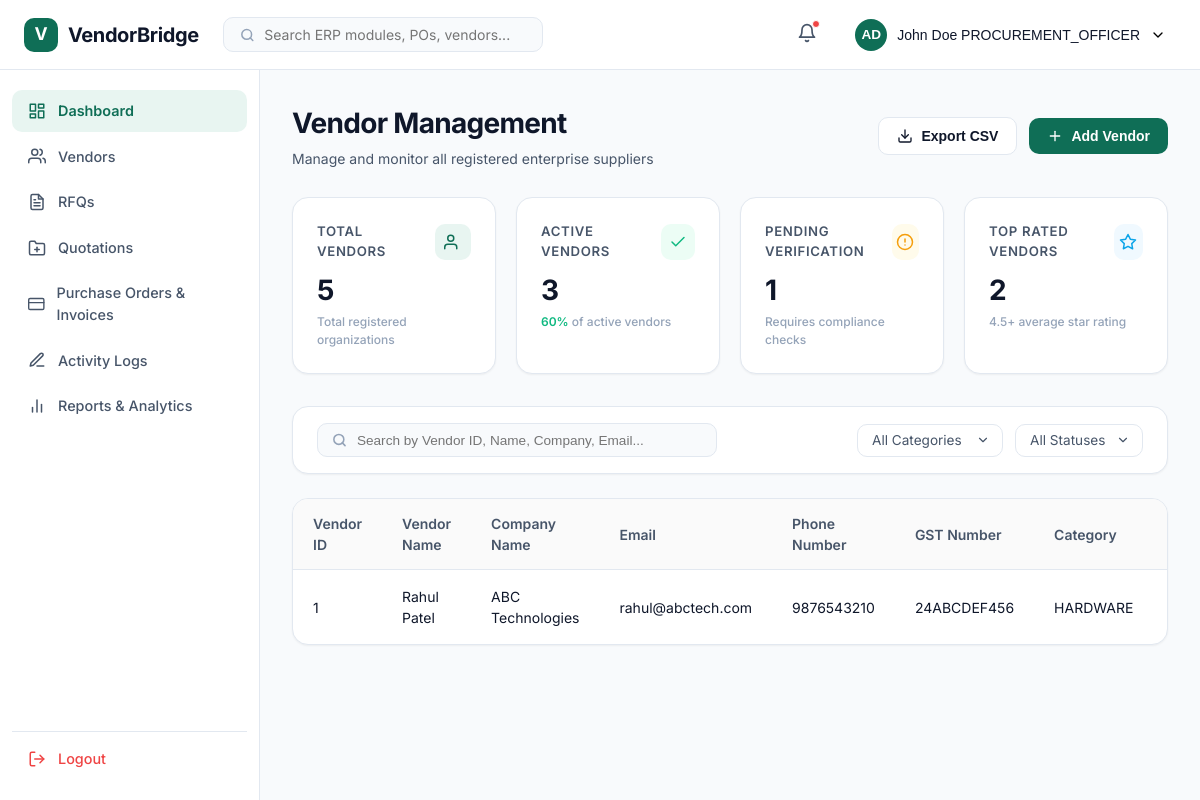
The app's page /vendors/ (signed in) with its own data.
### apps/accounts/models.py (models this page shows, shortened)
class User(AbstractUser):
    username = None
    email = models.EmailField(unique=True)
    role = models.CharField(
        max_length=30,
        choices=UserRole.choices,
        default=UserRole.ADMIN
    )
    status = models.CharField(
        max_length=20,
        choices=UserStatus.choices,
        default=UserStatus.ACTIVE
    )
    USERNAME_FIELD = "email"
    REQUIRED_FIELDS = []
    objects = UserManager()

### apps/vendors/models.py (models this page shows, shortened)
class Vendor(BaseModel):
    user = models.OneToOneField(
        settings.AUTH_USER_MODEL,
        on_delete=models.CASCADE,
        related_name="vendor_profile",
        null=True,
        blank=True
    )
    vendor_name = models.CharField(max_length=255)
    contact_person = models.CharField(
        max_length=255
    )
    email = models.EmailField(
        unique=True
    )
    phone_number = models.CharField(
        max_length=20
    )
    gst_number = models.CharField(
        max_length=50,
        unique=True
    )
    address = models.TextField()
    category = models.CharField(
        max_length=50,
        choices=VendorCategory.choices
    )
    status = models.CharField(
        max_length=20,
        choices=VendorStatus.choices,
        default=VendorStatus.ACTIVE
    )

### apps/vendors/views.py (the view)
@login_required
def vendor_list(request):
    vendors = Vendor.objects.all().order_by("-created_at")
    return render(
        request,
        "vendors/vendor_list.html",
        {
            "vendors": vendors,
            "role": request.user.role,
        }
    )

### templates/vendors/vendor_list.html (shortened to what this page needs)
{% extends 'base/base.html' %}
{% load static %}
{% block css %}
<link rel="stylesheet" href="{% static 'css/vendors.css' %}">
{% endblock %}
{% block content %}
  <div class="layout-container">
    {% include 'base/navbar.html' %}
    <div class="layout-body">
      {% include 'base/sidebar.html' %}
      <main class="main-content">
        <div class="content-header">
          <div>
            <h1>Vendor Management</h1>
            <p>Manage and monitor all registered enterprise suppliers</p>
          </div>
          <div class="header-actions">
            <button class="btn btn-secondary" id="exportVendorsBtn">
              <span>Export CSV</span>
            </button>
            <button class="btn btn-primary" id="addVendorBtn">
              <svg xmlns="http://www.w3.org/2000/svg" width="16" height="16" viewBox="0 0 24 24" fill="none" stroke="currentColor" stroke-width="2" stroke-linecap="round" stroke-linejoin="round"><line x1="12" y1="5" x2="12" y2="19"></line><line x1="5" y1="12" x2="19" y2="12"></line></svg>
              <span>Add Vendor</span>
            </button>
          </div>
        </div>
        <div class="stats-grid">
          <div class="stat-card">
            <div class="stat-header">
              <span class="stat-title">Total Vendors</span>
              <div class="stat-icon">
                <svg xmlns="http://www.w3.org/2000/svg" width="18" height="18" viewBox="0 0 24 24" fill="none" stroke="currentColor" stroke-width="2" stroke-linecap="round" stroke-linejoin="round"><path d="M17 21v-2a4 4 0 0 0-4-4H5a4 4 0 0 0-4 4v2"></path><circle cx="9" cy="7" r="4"></circle></svg>
              </div>
            </div>
            <span class="stat-value" id="statTotal">5</span>
            <div class="stat-trend">Total registered organizations</div>
          </div>
          <div class="stat-card">
            <div class="stat-header">
              <span class="stat-title">Active Vendors</span>
              <div class="stat-icon">
                <svg xmlns="http://www.w3.org/2000/svg" width="18" height="18" viewBox="0 0 24 24" fill="none" stroke="currentColor" stroke-width="2" stroke-linecap="round" stroke-linejoin="round"><polyline points="20 6 9 17 4 12"></polyline></svg>
              </div>
            </div>
            <span class="stat-value" id="statActive">3</span>
            <div class="stat-trend"><strong>60%</strong> of active vendors</div>
          </div>
          <div class="stat-card">
            <div class="stat-header">
              <span class="stat-title">Pending Verification</span>
              <div class="stat-icon">
                <svg xmlns="http://www.w3.org/2000/svg" width="18" height="18" viewBox="0 0 24 24" fill="none" stroke="currentColor" stroke-width="2" stroke-linecap="round" stroke-linejoin="round"><circle cx="12" cy="12" r="10"></circle><line x1="12" y1="8" x2="12" y2="12"></line><line x1="12" y1="16" x2="12.01" y2="16"></line></svg>
              </div>
            </div>
            <span class="stat-value" id="statPending">1</span>
            <div class="stat-trend">Requires compliance checks</div>
          </div>
          <div class="stat-card">
            <div class="stat-header">
              <span class="stat-title">Top Rated Vendors</span>
              <div class="stat-icon">
                <svg xmlns="http://www.w3.org/2000/svg" width="18" height="18" viewBox="0 0 24 24" fill="none" stroke="currentColor" stroke-width="2" stroke-linecap="round" stroke-linejoin="round"><polygon points="12 2 15.09 8.26 22 9.27 17 14.14 18.18 21.02 12 17.77 5.82 21.02 7 14.14 2 9.27 8.91 8.26 12 2"></polygon></svg>
              </div>
            </div>
            <span class="stat-value" id="statTopRated">2</span>
            <div class="stat-trend">4.5+ average star rating</div>
          </div>
        </div>
        <div class="filters-bar">
          <div class="search-field">
            <svg xmlns="http://www.w3.org/2000/svg" width="16" height="16" viewBox="0 0 24 24" fill="none" stroke="currentColor" stroke-width="2.5" stroke-linecap="round" stroke-linejoin="round">
              <circle cx="11" cy="11" r="8"></circle>
              <line x1="21" y1="21" x2="16.65" y2="16.65"></line>
            </svg>
            <input type="text" id="searchVendor" placeholder="Search by Vendor ID, Name, Company, Email...">
          </div>
          <div class="filter-controls">
            <select id="filterCategory" class="filter-select">
              <option value="">All Categories</option>
            </select>
            <select id="filterStatus" class="filter-select">
              <option value="">All Statuses</option>
            </select>
          </div>
        </div>
        <div class="table-card">
          <div class="table-wrapper">
            <table class="data-table" id="vendorTable">
              <thead>
                <tr>
                  <th>Vendor ID</th>
                  <th>Vendor Name</th>
                  <th>Company Name</th>
                  <th>Email</th>
                  <th>Phone Number</th>
                  <th>GST Number</th>
                  <th>Category</th>
                  <th>Status</th>
                </tr>
              </thead>
              <tbody id="vendorTableBody">
                {% for vendor in vendors %}
                <tr>
                    <td>{{ vendor.id }}</td>
                    <td>{{ vendor.user.first_name }} {{ vendor.user.last_name }}</td>
                    <td>{{ vendor.vendor_name }}</td>
                    <td>{{ vendor.email }}</td>
                    <td>{{ vendor.phone_number }}</td>
                    <td>{{ vendor.gst_number }}</td>
                    <td>{{ vendor.category }}</td>
                    <td>
                    </td>
                </tr>
                {% empty %}
                <tr>
                    <td colspan="10">
                        No Vendors Found
                    </td>
                </tr>
                {% endfor %}
                </tbody>
            </table>
          </div>
        </div>
      </main>
    </div>
  </div>
  {% endblock %}

### templates/base/base.html (shortened to what this page needs)
{% load static %}
<!DOCTYPE html>
<html lang="en">
<head>
    {% block css %}
    {% endblock %}
</head>
<body>
{% block content %}
{% endblock %}
</body>
</html>

### templates/base/navbar.html (shortened to what this page needs)
<header class="navbar">
    <div class="nav-left">
      <div class="logo">
        <div class="logo-icon">V</div>
        <span class="logo-text">VendorBridge</span>
      </div>
      <div class="search-bar">
        <svg xmlns="http://www.w3.org/2000/svg" width="16" height="16" viewBox="0 0 24 24" fill="none" stroke="currentColor" stroke-width="2.5" stroke-linecap="round" stroke-linejoin="round">
          <circle cx="11" cy="11" r="8"></circle>
          <line x1="21" y1="21" x2="16.65" y2="16.65"></line>
        </svg>
        <input type="text" class="search-input" id="searchInput" placeholder="Search ERP modules, POs, vendors...">
      </div>
    </div>
    <div class="nav-right">
      <button class="bell-btn" id="notificationBtn" aria-label="Notifications">
        <svg xmlns="http://www.w3.org/2000/svg" width="20" height="20" viewBox="0 0 24 24" fill="none" stroke="currentColor" stroke-width="2" stroke-linecap="round" stroke-linejoin="round">
          <path d="M18 8A6 6 0 0 0 6 8c0 7-3 9-3 9h18s-3-2-3-9"></path>
          <path d="M13.73 21a2 2 0 0 1-3.46 0"></path>
        </svg>
        <span class="bell-badge" id="notificationBadge"></span>
      </button>
      <button class="profile-trigger" id="profileTrigger">
        <div class="avatar">AD</div>
        <span id="profileName">{{ request.user.first_name }} {{ request.user.last_name }}
          {{ request.user.role }}
        </span>
        <svg xmlns="http://www.w3.org/2000/svg" width="16" height="16" viewBox="0 0 24 24" fill="none" stroke="currentColor" stroke-width="2" stroke-linecap="round" stroke-linejoin="round">
          <polyline points="6 9 12 15 18 9"></polyline>
        </svg>
      </button>
    </div>
  </header>

### templates/base/sidebar.html (shortened to what this page needs)
{% if request.user.is_authenticated %}
<aside class="sidebar" id="sidebar">
    <div class="sidebar-nav">
      <a href="{% url 'dashboard' %}" class="nav-link active">
        <span>Dashboard</span>
      </a>
      {% if role == "ADMIN" or role == "PROCUREMENT_OFFICER" %}
      <a href="{% url 'vendor_list' %}" class="nav-link">
        <span>Vendors</span>
      </a>
      {% endif %}
      {% if role == "ADMIN" or role == "PROCUREMENT_OFFICER" or role == "VENDOR" %}
      <a href="rfq.html" class="nav-link">
        <span>RFQs</span>
      </a>
      {% endif %}
      <a href="quotation.html" class="nav-link">
        <span>Quotations</span>
      </a>
      <a href="purchase-invoice.html" class="nav-link">
        <svg xmlns="http://www.w3.org/2000/svg" width="18" height="18" viewBox="0 0 24 24" fill="none" stroke="currentColor" stroke-width="2" stroke-linecap="round" stroke-linejoin="round"><rect x="1" y="4" width="22" height="16" rx="2" ry="2"></rect><line x1="1" y1="10" x2="23" y2="10"></line></svg>
        <span>Purchase Orders & Invoices</span>
      </a>
      <a href="activity-logs.html" class="nav-link">
        <svg xmlns="http://www.w3.org/2000/svg" width="18" height="18" viewBox="0 0 24 24" fill="none" stroke="currentColor" stroke-width="2" stroke-linecap="round" stroke-linejoin="round"><path d="M12 20h9"></path><path d="M16.5 3.5a2.121 2.121 0 0 1 3 3L7 19l-4 1 1-4L16.5 3.5z"></path></svg>
        <span>Activity Logs</span>
      </a>
      {% if role != "VENDOR" %}
      <a href="reports.html" class="nav-link">
        <svg xmlns="http://www.w3.org/2000/svg" width="18" height="18" viewBox="0 0 24 24" fill="none" stroke="currentColor" stroke-width="2" stroke-linecap="round" stroke-linejoin="round"><line x1="18" y1="20" x2="18" y2="10"></line><line x1="12" y1="20" x2="12" y2="4"></line><line x1="6" y1="20" x2="6" y2="14"></line></svg>
        <span>Reports & Analytics</span>
      </a>
      {% endif %}
    </div>
    <div class="sidebar-footer">
      <a href="{% url 'logout' %}" class="nav-link nav-link-logout" id="sidebarLogoutBtn">
        <span>Logout</span>
      </a>
    </div>
  </aside>
  {% endif %}

### records on screen
User: user.first_name "John", user.last_name "Doe", user.role "PROCUREMENT_OFFICER"
Vendor: id "1", user.first_name "Rahul", user.last_name "Patel", vendor_name "ABC Technologies", email "rahul@abctech.com", phone_number "9876543210", gst_number "24ABCDEF456", category "HARDWARE"
